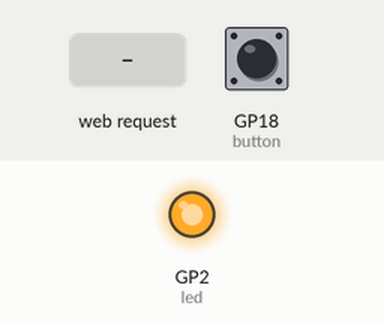
The program below on a simulated Raspberry Pi Pico running MicroPython. On the bench: output pins drawn as LEDs (lit = HIGH). Inputs (shaded band) come from the test bench; at power-on: GP18 (button) LOW. WiFi joins after 1.5 s; what the program prints to the serial console is not drawn.

Above: at 2.7 s.
2.8 s: HTTP request GET /led_on received
4.3 s: HTTP request GET /led_off received
At 4.9 s:
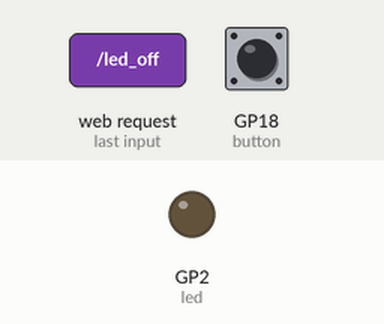
5.8 s: HTTP request GET / received
Timing chart, 0 to 8.8 s (numbered marks = the images above; inputs shaded):
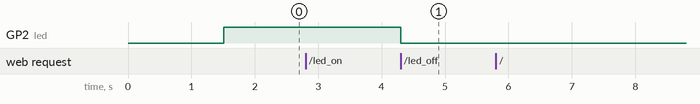

The program:

WebServer_Control_LED.py
```python
try:
  import usocket as socket
except:
  import socket

from machine import Pin
import network

import machine
import utime

button_Counter = 0

input_PinNo = 18
output_PinNo = 2  # You can define any GPIO pin here, like 3

button = machine.Pin(input_PinNo, machine.Pin.IN, machine.Pin.IN)  # Enable internal pull-up resistor
led = machine.Pin(output_PinNo, machine.Pin.OUT)

debounce_delay_ms = 1  # Adjust this value as needed (in milliseconds)

last_button_state = True  # Initialize the last button state
last_toggle_time = utime.ticks_ms()  # Initialize the last time the button was toggled

toggle_Flag = False

import gc
gc.collect()

ssid = 'iPhone' # replace with your Router SSID
password = 'net123456' #replace with your Router Password

station = network.WLAN(network.STA_IF)

station.active(True)
station.connect(ssid, password)

while station.isconnected() == False:
  pass

print('Connection successful')
print(station.ifconfig())

led = Pin(2, Pin.OUT)
led_state = "OFF"

def web_page():
    html = """<html>

<head>
    <meta name="viewport" content="width=device-width, initial-scale=1">
    <link rel="stylesheet" href="https://use.fontawesome.com/releases/v5.7.2/css/all.css"
     integrity="sha384-fnmOCqbTlWIlj8LyTjo7mOUStjsKC4pOpQbqyi7RrhN7udi9RwhKkMHpvLbHG9Sr" crossorigin="anonymous">
     <title>Pico W Webserver </title>
    <style>
        html {
            font-family: Arial;
            display: inline-block;
            margin: 0px auto;
            text-align: center;
        }

        .button {
            background-color: #ce1b0e;
            border-radius: 15mm;
            border: none;
            color: white;
            padding: 16px 40px;
            text-align: center;
            text-decoration: none;
            display: inline-block;
            font-size: 16px;
            margin: 4px 2px;
            cursor: pointer;
        }

        .button1 {
            background-color: #000000;
        }
    </style>
</head>

<body>
    <h2>Raspberry Pi Pico Web Server</h2>
    <p>LED state: <strong>""" + led_state + """</strong></p>
    <p>Button Pressed: <strong>""" + str(button_Counter) + """</strong></p>
    <p>
        <i class="fas fa-lightbulb fa-3x" style="color:#c81919;"></i>
        <a href=\"led_on\"><button class="button">LED ON</button></a>
    </p>
    <p>
        <i class="far fa-lightbulb fa-3x" style="color:#000000;"></i>
        <a href=\"led_off\"><button class="button button1">LED OFF</button></a>
    </p>
</body>

</html>"""
    return html


s = socket.socket(socket.AF_INET, socket.SOCK_STREAM)
s.bind(('', 80))
s.listen(5)


while True:
    current_time = utime.ticks_ms()
    button_value = button.value()

    # Check for a change in button state
    if button_value != last_button_state:
        last_button_state = button_value

        # Check if enough time has passed since the last toggle
        if utime.ticks_diff(current_time, last_toggle_time) >= debounce_delay_ms:
            toggle_Flag = not toggle_Flag
            led.value(toggle_Flag)
            last_toggle_time = current_time
            print("LED State Changed!")
            button_Counter = button_Counter+1
    try:


        conn, addr = s.accept()
        conn.settimeout(3.0)
        print('Received HTTP GET connection request from %s' % str(addr))
        request = conn.recv(1024)
        conn.settimeout(None)
        request = str(request)
        print('GET Rquest Content = %s' % request)
        led_on = request.find('/led_on')
        led_off = request.find('/led_off')
        if led_on == 6:
            print('LED ON -> GPIO25')
            led_state = "ON"
            led.on()
        if led_off == 6:
            print('LED OFF -> GPIO25')
            led_state = "OFF"
            led.off()
        response = web_page()
        conn.send('HTTP/1.1 200 OK\n')
        conn.send('Content-Type: text/html\n')
        conn.send('Connection: close\n\n')
        conn.sendall(response)
        conn.close()
    except OSError as e:
        conn.close()
        print('Connection closed')
```

Measured:
- after the input at 2.8 s, every drawn part: stays the same
- after the input at 4.3 s, GP2 (led): HIGH → LOW at once
- after the input at 5.8 s, every drawn part: stays the same
